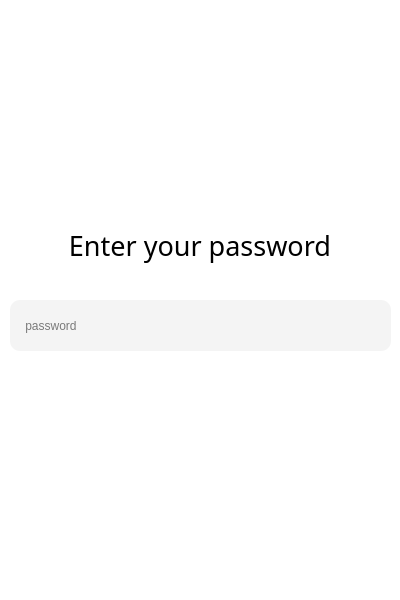
<?xml version="1.0" encoding="UTF-8"?>
<ui version="4.0">
 <class>MainWindow</class>
 <widget class="QMainWindow" name="MainWindow">
  <property name="geometry">
   <rect>
    <x>0</x>
    <y>0</y>
    <width>400</width>
    <height>600</height>
   </rect>
  </property>
  <property name="windowTitle">
   <string>MainWindow</string>
  </property>
  <property name="styleSheet">
   <string notr="true">background-color:white;</string>
  </property>
  <widget class="QWidget" name="centralwidget">
   <widget class="QLabel" name="label">
    <property name="geometry">
     <rect>
      <x>0</x>
      <y>210</y>
      <width>400</width>
      <height>71</height>
     </rect>
    </property>
    <property name="font">
     <font>
      <family>Pretendard Black</family>
      <pointsize>20</pointsize>
      <bold>false</bold>
     </font>
    </property>
    <property name="layoutDirection">
     <enum>Qt::LayoutDirection::LeftToRight</enum>
    </property>
    <property name="text">
     <string>Enter your password</string>
    </property>
    <property name="alignment">
     <set>Qt::AlignmentFlag::AlignCenter</set>
    </property>
   </widget>
   <widget class="QLineEdit" name="lineEdit">
    <property name="geometry">
     <rect>
      <x>10</x>
      <y>300</y>
      <width>381</width>
      <height>51</height>
     </rect>
    </property>
    <property name="styleSheet">
     <string notr="true">background-color: rgb(244, 244, 244);
border-radius:10px;</string>
    </property>
    <property name="placeholderText">
     <string>    password</string>
    </property>
   </widget>
  </widget>
 </widget>
 <resources/>
 <connections/>
</ui>
